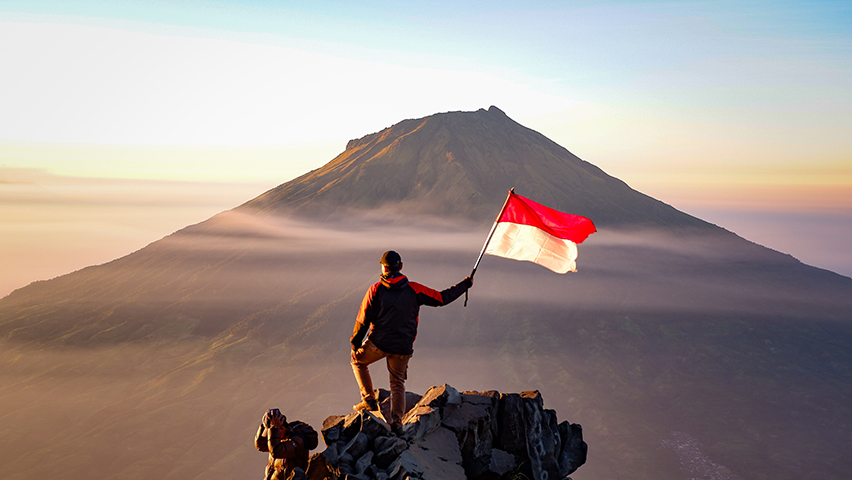
#> input picture PCD/TM07/panorama.jpg, 852 x 480 px, found by its file name
$ jupyter execute 5054241036_Implementasi_SegmentasiBerbasisClusteringdanWatershed.ipynb
#> lines starting #> are read from the running program, lines starting #| are printed output that depends on the picture; after the words box and inside, x2 and y2 are one past the last pixel; in counts of white or black regions, pixels touching at a corner belong together
**Segmentasi Citra Berbasis Similaritas: Clustering dan Watershed**

---

### 1. Konsep Segmentasi Berbasis Clustering

Segmentasi berbasis clustering memanfaatkan algoritma pembelajaran tak terawasi (unsupervised learning) untuk mengelompokkan piksel berdasarkan fitur seperti intensitas, warna, atau koordinat spasial.

Algoritma yang umum digunakan:

* **K-Means Clustering**: Mengelompokkan piksel ke dalam *k* klaster berdasarkan jarak ke pusat klaster.
* **Mean Shift**, **DBSCAN**, dan lain-lain.

### 2. Implementasi K-Means Clustering

```python
  import cv2
  import numpy as np
  import matplotlib.pyplot as plt

  img = cv2.imread('image.jpg')
  img_rgb = cv2.cvtColor(img, cv2.COLOR_BGR2RGB)
  plt.imshow(img_rgb)
  plt.title('RGB Original Image')
  plt.axis('off')
  plt.show()

  Z = img_rgb.reshape((-1,3))
  Z = np.float32(Z)

  criteria = (cv2.TERM_CRITERIA_EPS + cv2.TERM_CRITERIA_MAX_ITER, 10, 1.0)
  K = 3
  ret,label,center=cv2.kmeans(Z,K,None,criteria,10,cv2.KMEANS_RANDOM_CENTERS)

  center = np.uint8(center)
  res = center[label.flatten()]
  segmented_img = res.reshape((img.shape))

  plt.imshow(segmented_img)
  plt.title('K-Means Segmentation')
  plt.axis('off')
  plt.show()
```

### 3. Konsep Segmentasi Watershed

Watershed adalah algoritma berbasis morfologi yang memodelkan citra sebagai topografi. Area terang (intensitas tinggi) dianggap sebagai puncak dan area gelap (intensitas rendah) sebagai lembah. Tujuannya adalah membanjiri lembah dari marker (penanda), lalu membuat batas di titik pertemuan antara banjir.
Watershed efektif jika dikombinasikan dengan marker dan preprocessing.

### 4. Implementasi Watershed di Python

```python
  img = cv2.imread('image.jpg')
  gray = cv2.cvtColor(img, cv2.COLOR_BGR2GRAY)
  ret, thresh = cv2.threshold(gray, 0, 255, cv2.THRESH_BINARY_INV + cv2.THRESH_OTSU)

  # Noise removal
  kernel = np.ones((3,3), np.uint8)
  opening = cv2.morphologyEx(thresh, cv2.MORPH_OPEN, kernel, iterations=2)

  # Sure background
  sure_bg = cv2.dilate(opening, kernel, iterations=3)

  # Sure foreground
  dist_transform = cv2.distanceTransform(opening, cv2.DIST_L2, 5)
  ret, sure_fg = cv2.threshold(dist_transform, 0.7*dist_transform.max(), 255, 0)

  # Unknown region
  sure_fg = np.uint8(sure_fg)
  unknown = cv2.subtract(sure_bg, sure_fg)

  # Marker labelling
  ret, markers = cv2.connectedComponents(sure_fg)
  markers = markers + 1
  markers[unknown == 255] = 0

  markers = cv2.watershed(img, markers)
  img[markers == -1] = [255, 0, 0]

  plt.imshow(cv2.cvtColor(img, cv2.COLOR_BGR2RGB))
  plt.title('Watershed Result')
  plt.axis('off')
  plt.show()
```

---

### 5. Visualisasi Eksperimen Tambahan

#### Menguji jumlah klaster *K* yang berbeda pada K-Means:
```python
  for k in [2, 4, 6]:
      _, labels, centers = cv2.kmeans(np.float32(img_reshaped), k, None, criteria, 10, cv2.KMEANS_RANDOM_CENTERS)
      segmented_img = centers[labels.flatten()].reshape(img.shape).astype(np.uint8)
      plt.figure()
      plt.imshow(cv2.cvtColor(segmented_img, cv2.COLOR_BGR2RGB))
      plt.title(f'K-Means with k={k}')
      plt.axis('off')
      plt.show()
```

#### Menambahkan Preprocessing dengan CLAHE untuk Watershed:
```python
  clahe = cv2.createCLAHE(clipLimit=2.0, tileGridSize=(8,8))
  gray_clahe = clahe.apply(gray)
  # Gunakan gray_clahe dalam preprocessing untuk Watershed
```

#### Menggabungkan Watershed dengan Deteksi Tepi dan Thresholding untuk Marker Lebih Akurat:
```python
  edges = cv2.Canny(gray, 100, 200)
  edges_dilated = cv2.dilate(edges, kernel, iterations=1)
  ret, thresh = cv2.threshold(gray, 0, 255, cv2.THRESH_BINARY_INV + cv2.THRESH_OTSU)
  combined_marker = cv2.bitwise_or(edges_dilated, thresh)
  # Lanjutkan dengan langkah marker dan watershed seperti sebelumnya
  # Gunakan 'combined_marker' sebagai referensi untuk sure_fg
```

#### Mengkombinasikan Clustering dan Watershed untuk Segmentasi Lebih Akurat:
Gabungan clustering (misalnya K-Means) dan watershed dapat meningkatkan akurasi segmentasi.
* Gunakan hasil clustering sebagai dasar penentuan marker.
* Terapkan watershed berdasarkan hasil threshold dari cluster tertentu atau perbedaan antar cluster.

```python
  # Asumsikan segmented_img dari K-Means telah tersedia
  gray_clustered = cv2.cvtColor(segmented_img, cv2.COLOR_RGB2GRAY)
  ret, thresh_clustered = cv2.threshold(gray_clustered, 0, 255, cv2.THRESH_BINARY + cv2.THRESH_OTSU)

  # Preprocessing untuk marker
  opening = cv2.morphologyEx(thresh_clustered, cv2.MORPH_OPEN, kernel, iterations=2)
  sure_bg = cv2.dilate(opening, kernel, iterations=3)
  dist_transform = cv2.distanceTransform(opening, cv2.DIST_L2, 5)
  ret, sure_fg = cv2.threshold(dist_transform, 0.7 * dist_transform.max(), 255, 0)
  sure_fg = np.uint8(sure_fg)
  unknown = cv2.subtract(sure_bg, sure_fg)

  ret, markers = cv2.connectedComponents(sure_fg)
  markers = markers + 1
  markers[unknown == 255] = 0

  markers = cv2.watershed(img, markers)
  img[markers == -1] = [255, 0, 0]

  plt.imshow(cv2.cvtColor(img, cv2.COLOR_BGR2RGB))
  plt.title('Clustering + Watershed')
  plt.axis('off')
  plt.show()
```

---

### 6. Kesimpulan

* Segmentasi berbasis clustering efektif untuk pemisahan objek berdasarkan kesamaan warna/intensitas (tekstur homogen), sementara watershed sangat baik untuk segmentasi objek bersentuhan (objek dengan batas yang jelas).
* Eksperimen parameter penting untuk mendapatkan hasil segmentasi terbaik.
* Preprocessing seperti CLAHE, serta deteksi tepi dan thresholding sangat membantu dalam memperjelas batas objek.
* Kombinasikan Clustering dan Watershed dapat menghasilkan segmentasi yang lebih akurat.

### Implementasi

[cell 1]
import cv2
import numpy as np
import matplotlib.pyplot as plt

img = cv2.imread('panorama.jpg')
#> img is the input picture: shape (480, 852, 3); mean B, G, R 142.9, 147.3, 160.4
img_rgb = cv2.cvtColor(img, cv2.COLOR_BGR2RGB)
plt.imshow(img_rgb)
plt.title('RGB Original Image')
plt.axis('off')
plt.show()

Z = img_rgb.reshape((-1,3))
Z = np.float32(Z)

criteria = (cv2.TERM_CRITERIA_EPS + cv2.TERM_CRITERIA_MAX_ITER, 10, 1.0)
K = 5
ret,label,center=cv2.kmeans(Z,K,None,criteria,10,cv2.KMEANS_RANDOM_CENTERS)
#> ret = 430048514.1; center = [[152.4, 115.9, 102.8], [96.02, 83.48, 89.06], [23.29, 14.53, 19.4], [233.7, 239.6, 237.4], [213.7, 201.2, 185.8]]

center = np.uint8(center)
#> center = [[152, 115, 102], [96, 83, 89], [23, 14, 19], [233, 239, 237], [213, 201, 185]]
res = center[label.flatten()]
segmented_img = res.reshape((img.shape))
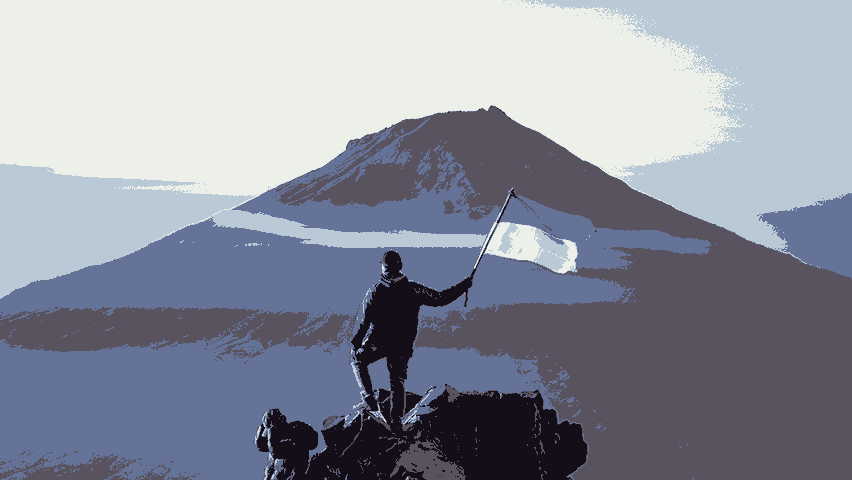
#> segmented_img: shape (480, 852, 3); mean B, G, R 160, 146.7, 142.4

plt.imshow(segmented_img)
plt.title('K-Means Segmentation')
plt.axis('off')
plt.show()

[cell 2]
img = cv2.imread('coin.png')
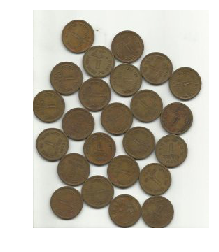
#> input picture PCD/TM07/coin.png, 219 x 252 px, found by its file name
#> img is the input picture: shape (252, 219, 3); mean B, G, R 172.5, 184.2, 189.9
plt.imshow(cv2.cvtColor(img, cv2.COLOR_BGR2RGB))
plt.title('Original Image')
plt.axis('off')
plt.show()

gray = cv2.cvtColor(img, cv2.COLOR_BGR2GRAY)
plt.imshow(gray)
plt.title('Grayscale Image')
plt.axis('off')
plt.show()

ret, thresh = cv2.threshold(gray, 0, 255, cv2.THRESH_BINARY_INV + cv2.THRESH_OTSU)
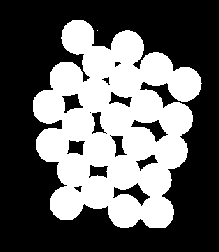
#> thresh: shape (252, 219); 39.1% white; 2 white regions (1 under 20 px), largest, box (x1, y1, x2, y2) and area: (33, 20, 202, 228) 21553
#> ret = 167
plt.imshow(thresh)
plt.title('Otsu Image')
plt.axis('off')
plt.show()

# Noise removal
kernel = np.ones((3,3), np.uint8)
opening = cv2.morphologyEx(thresh, cv2.MORPH_OPEN, kernel, iterations=2)
#> opening: shape (252, 219); 39% white; 1 white region, box (x1, y1, x2, y2) and area: (33, 20, 201, 228) 21530
plt.imshow(opening)
plt.title('Noise Remove')
plt.axis('off')
plt.show()

# Sure background
sure_bg = cv2.dilate(opening, kernel, iterations=3)
#> sure_bg: shape (252, 219); 48.5% white; 1 white region, box (x1, y1, x2, y2) and area: (30, 17, 204, 231) 26772
plt.imshow(sure_bg)
plt.title('Sure Background')
plt.axis('off')
plt.show()

# Sure foreground
dist_transform = cv2.distanceTransform(opening, cv2.DIST_L2, 5)
plt.imshow(dist_transform)
plt.title('Distance Transform')
plt.axis('off')
plt.show()

ret, sure_fg = cv2.threshold(dist_transform, 0.7*dist_transform.max(), 255, 0)
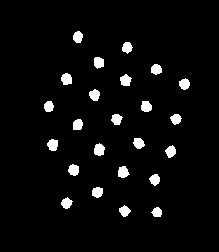
#> sure_fg: shape (252, 219) float32; 4.2% white; 24 white regions, largest, box (x1, y1, x2, y2) and area: (94, 143, 105, 156) 108, (61, 73, 72, 85) 105, (118, 166, 130, 178) 105
#> ret = 11.74
plt.imshow(sure_fg)
plt.title('Sure Foreground')
plt.axis('off')
plt.show()

# Unknown region
sure_fg = np.uint8(sure_fg)
unknown = cv2.subtract(sure_bg, sure_fg)
#> unknown: shape (252, 219); 44.3% white; 1 white region, box (x1, y1, x2, y2) and area: (30, 17, 204, 231) 24466
plt.imshow(unknown)
plt.title('Unknown Region')
plt.axis('off')
plt.show()


# Marker labelling
ret, markers = cv2.connectedComponents(sure_fg)
#> markers: shape (252, 219) int32; 25 distinct labels, from 0 to 24
#> ret = 25
markers = markers + 1
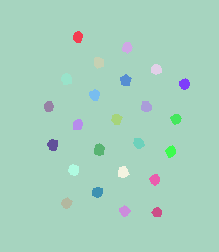
#> markers: shape (252, 219) int32; 25 distinct labels, from 1 to 25; one colour per label, 0 black
markers[unknown == 255] = 0
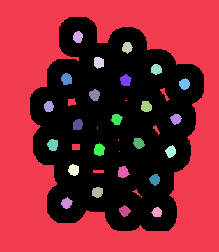
#> markers: shape (252, 219) int32; 26 distinct labels, from 0 to 25; one colour per label, 0 black
plt.imshow(markers)
plt.title('Marker Labelling')
plt.axis('off')
plt.show()

markers = cv2.watershed(img, markers)
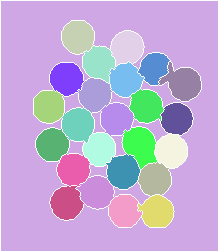
#> markers: shape (252, 219) int32; 26 distinct labels, from -1 to 25; one colour per label, 0 black, -1 white
img[markers == -1] = [255, 0, 0]
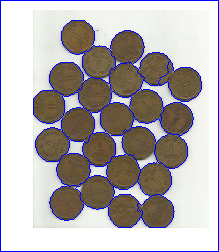
#> img: shape (252, 219, 3); 5.25% of pixels changed, all inside (x1, y1, x2, y2) = (0, 0, 219, 252)
plt.imshow(markers)
plt.title('Marker')
plt.axis('off')
plt.show()

labels = np.unique(markers)
#> labels = 26 values from -1 to 25
coins = []
for label in labels[2:]:
    # Create a binary image in which only the area of the label is in the foreground
    #and the rest of the image is in the background
    target = np.where(markers == label, 255, 0).astype(np.uint8)
    # Perform contour extraction on the created binary image
    contours, hierarchy = cv2.findContours(
        target, cv2.RETR_EXTERNAL, cv2.CHAIN_APPROX_SIMPLE
    )
    coins.append(contours[0])
#> this loop made 24 passes
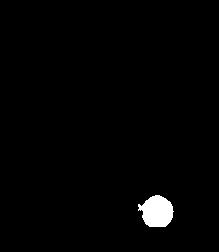
#> target: shape (252, 219); 1.5% white; 1 white region
#> after the loop, coins = 24 contours; largest, box (x1, y1, x2, y2) and area: (122, 127, 157, 169) 914, (159, 62, 201, 101) 896, (106, 154, 140, 189) 829, (76, 176, 114, 209) 817, (62, 108, 94, 143) 810

img = cv2.drawContours(img, coins, -1, color=(0, 23, 223), thickness=2)
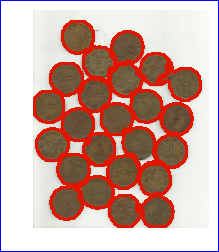
#> img: shape (252, 219, 3); 14.36% of pixels changed, all inside (x1, y1, x2, y2) = (33, 20, 202, 228)
plt.imshow(cv2.cvtColor(img, cv2.COLOR_BGR2RGB))
plt.title('Watershed Result')
plt.axis('off')
plt.show()
